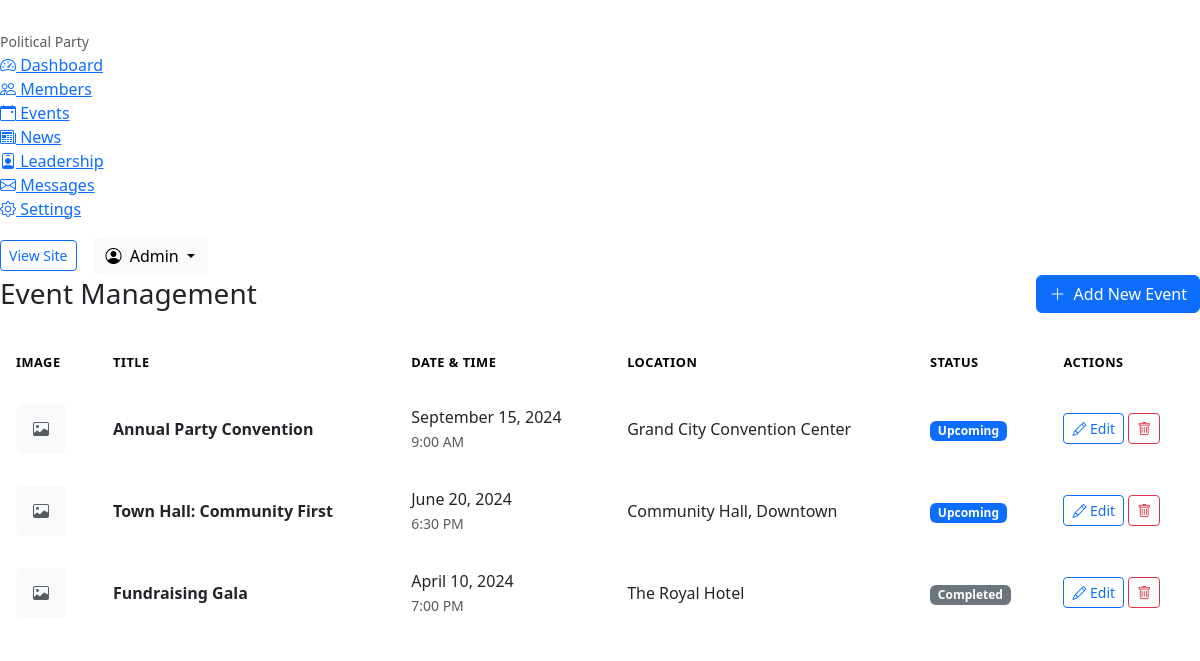
Page /admin/events.php (signed in) on the committed database.
### tables this page shows
CREATE TABLE `events` (
  `id` int(11) NOT NULL,
  `title` varchar(200) NOT NULL,
  `description` text NOT NULL,
  `event_date` date NOT NULL,
  `event_time` time NOT NULL,
  `location` varchar(255) NOT NULL,
  `image` varchar(255) DEFAULT NULL,
  `status` enum('Upcoming','Completed','Cancelled') NOT NULL DEFAULT 'Upcoming',
  `created_at` timestamp NOT NULL DEFAULT current_timestamp()
);

### includes/functions.php (called while the page is built, shortened)
<?php
function h($string) {
    return htmlspecialchars((string)$string, ENT_QUOTES, 'UTF-8');
}
function format_date($date, $format = 'F j, Y') {
    $d = new DateTime($date);
    return $d->format($format);
}
function format_time($time, $format = 'g:i A') {
    $d = new DateTime($time);
    return $d->format($format);
}

### admin/events.php (the view, shortened to what this page needs)
<?php
require_once '../includes/admin_header.php';
$events = $conn->query("SELECT * FROM events ORDER BY event_date DESC")->fetch_all(MYSQLI_ASSOC);
?>
<div class="d-flex justify-content-between align-items-center mb-4">
    <h2 class="h3 mb-0 text-gray-800">Event Management</h2>
    <a href="add-event.php" class="btn btn-primary"><i class="bi bi-plus-lg me-1"></i> Add New Event</a>
</div>
<div class="card shadow-sm mb-4">
    <div class="card-body p-0">
        <div class="table-responsive">
            <table class="table table-hover align-middle mb-0">
                <thead class="table-light">
                    <tr>
                        <th>Image</th>
                        <th>Title</th>
                        <th>Date & Time</th>
                        <th>Location</th>
                        <th>Status</th>
                        <th>Actions</th>
                    </tr>
                </thead>
                <tbody>
                    <?php if(empty($events)): ?>
                        <tr><td colspan="6" class="text-center py-4">No events found.</td></tr>
                    <?php else: ?>
                        <?php foreach($events as $e): ?>
                            <tr>
                                <td>
                                    <?php if($e['image']): ?>
                                        <img src="<?= BASE_URL . h($e['image']) ?>" alt="img" class="rounded" style="width: 50px; height: 50px; object-fit: cover;">
                                    <?php else: ?>
                                        <div class="bg-light rounded d-flex align-items-center justify-content-center text-muted" style="width: 50px; height: 50px;">
                                            <i class="bi bi-image"></i>
                                        </div>
                                    <?php endif; ?>
                                </td>
                                <td><strong><?= h($e['title']) ?></strong></td>
                                <td>
                                    <?= format_date($e['event_date']) ?><br>
                                    <small class="text-muted"><?= format_time($e['event_time']) ?></small>
                                </td>
                                <td><?= h($e['location']) ?></td>
                                <td>
                                    <?php
                                    $badge = 'bg-secondary';
                                    if($e['status'] == 'Upcoming') $badge = 'bg-primary';
                                    ?>
                                    <span class="badge <?= $badge ?>"><?= h($e['status']) ?></span>
                                </td>
                                <td>
                                    <a href="edit-event.php?id=<?= $e['id'] ?>" class="btn btn-sm btn-outline-primary"><i class="bi bi-pencil"></i> Edit</a>
                                    <button class="btn btn-sm btn-outline-danger" onclick="confirmDelete(<?= $e['id'] ?>)"><i class="bi bi-trash"></i></button>
                                </td>
                            </tr>
                        <?php endforeach; ?>
                    <?php endif; ?>
                </tbody>
            </table>
        </div>
    </div>
</div>
<?php require_once '../includes/admin_footer.php'; ?>

### assets/css/admin.css (style rules this page uses)
body { background-color: var(--surface-color); }
.card { border: 1px solid var(--border-color); border-radius: var(--border-radius-md); box-shadow: none !important; background-color: var(--bg-color); }
.table { color: var(--text-color); margin-bottom: 0; }
.table th { font-weight: 600; text-transform: uppercase; font-size: 0.8rem; letter-spacing: 0.5px; color: var(--text-muted); border-bottom: 2px solid var(--border-color); background-color: var(--surface-color); padding: 1rem; }
.table td { padding: 1rem; vertical-align: middle; border-bottom: 1px solid var(--border-color); }

### rows in the picture
events: title "Annual Party Convention", event_date "September 15, 2024", event_time "9:00 AM", location "Grand City Convention Center", status "Upcoming"
events: title "Town Hall: Community First", event_date "June 20, 2024", event_time "6:30 PM", location "Community Hall, Downtown", status "Upcoming"
events: title "Fundraising Gala", event_date "April 10, 2024", event_time "7:00 PM", location "The Royal Hotel", status "Completed"

### other values in the picture
APP_NAME "Political Party"
